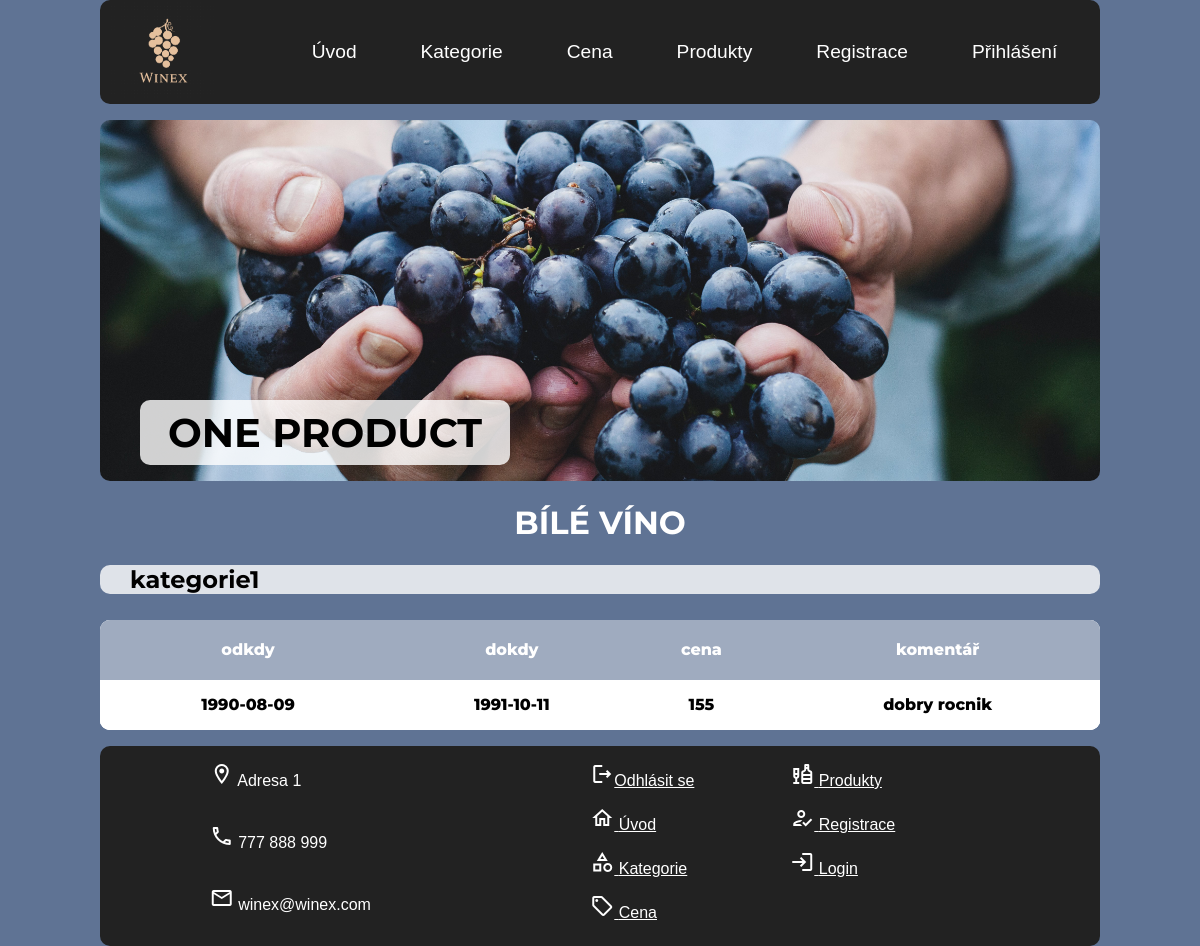
The app's page /product/one_product?id=1 with its own data.
### tables this page shows
CREATE TABLE produkt (
                         id_produktu INTEGER PRIMARY KEY AUTOINCREMENT,
                         název TEXT NOT NULL,
                         výrobce TEXT NOT NULL,
                         id_kategorie INTEGER,
                         FOREIGN KEY (id_kategorie) REFERENCES kategorie(id_kategorie)
);

CREATE TABLE kategorie (
                             id_kategorie INTEGER PRIMARY KEY AUTOINCREMENT,
                             název TEXT UNIQUE NOT NULL,
                             popis TEXT NOT NULL,
                             id_uživatele INTEGER,
                             FOREIGN KEY (id_uživatele) REFERENCES uživatel(id_uživatele)
);

CREATE TABLE historie_ceny (
                                 id_ceny INTEGER PRIMARY KEY AUTOINCREMENT,
                                 odkdy TEXT,
                                 dokdy TEXT,
                                 cena INTEGER ,
                                 komentář TEXT NOT NULL,
                                 id_produktu INTEGER,
                                 FOREIGN KEY (id_produktu) REFERENCES produkt(id_produktu)
);

### view/product.py (the view)
@bp.get('/one_product')
def one_product():
    number = int(request.args.get('id'))
    print(number)
    db = get_db()
    command = f'SELECT * from produkt LEFT JOIN historie_ceny hc on produkt.id_produktu = hc.id_produktu where produkt.id_produktu =?'
    table = db.execute(command, (number,))
    table = table.fetchall()
    command2 = "SELECT kategorie.název from kategorie,produkt where produkt.id_kategorie = kategorie.id_kategorie and produkt.id_produktu=?"
    kategorie = db.execute(command2, (number,))
    kategorie = kategorie.fetchall()[0][0]
    return render_template('product/one_product.html', data=table, kategorie=kategorie)

### app.py (called while the page is built)
@app.context_processor
def context_processor():
    if current_user.is_authenticated:
        if current_user.role == 1:
            return dict(key=current_user.username, showit=True)
        return dict(key=current_user.username, showit=False)
    else:
        return dict(key='anonymous')

### database/database.py (called while the page is built)
def get_db():
    if 'db' not in g:
        g.db = sqlite3.connect(
            current_app.config['DATABASE'],
            detect_types=sqlite3.PARSE_DECLTYPES
        )
        g.db.row_factory = sqlite3.Row
        g.db.set_trace_callback(print)
    return g.db

### templates/product/one_product.html (shortened to what this page needs)
{% extends "base.html" %}
{% block title %}
    <header>
        <h1>one product</h1>
    </header>
{% endblock %}
{% block content %}
    <h4 style="color: white">{{ data[0][1] }}</h4>
    <h2 style="color: black; margin-bottom: 16px">{{ kategorie }} </h2>
    <table>
        <thead>
            <tr>
                <th>odkdy</th>
                <th>dokdy</th>
                <th>cena</th>
                <th>komentář</th>
            </tr>
        </thead>
        <tbody>
            {% for cols in range(data | length ) %}
                <tr>
                    {% for rows in range(9) %}
                        {% if rows > 4 %}
                            {% if data[cols][rows] is none %}
                                <td>Nedoplněná hodnota</td>
                            {% else %}
                                <td>{{ data[cols][rows] }}</td>
                            {% endif %}
                        {% endif %}
                    {% endfor %}
                </tr>
            {% endfor %}
        </tbody>
    </table>
{% endblock %}

### static/styles.css (style rules this page uses)
* { margin: 0; font-family: 'arial', sans-serif; }
body { max-width: 1000px; margin: auto; background: #5f7394; }
header { background-image: url(images/wine1.jpg); background-size: cover; background-repeat: no-repeat; background-position: center; display: flex; align-items: end; justify-content: flex-start; align-items: flex-end; border-radius: 10px; margin-bottom: 16px; }
header h1 { border-radius: 10px; display: block; background: rgba(255, 255, 255, 0.8); text-align: right; font-size: 2.5em; text-transform: uppercase; padding: 0.2em 0.7em; align-self: flex-end; font-family: 'Montserrat', sans-serif; margin-top: 7em; margin-left: 1em; margin-bottom: 16px; }
h4 { border-radius: 10px; display: block; text-align: center; font-size: 2em; text-transform: uppercase; padding: 0.2em 0.7em; align-self: center; font-family: 'Montserrat', sans-serif; margin-bottom: 16px; }
h2 { background: rgba(255, 255, 255, 0.8); padding-left: 3%; font-family: 'Montserrat', sans-serif; border-radius: 10px; }
table { border-spacing: 1px; border-collapse: collapse; background: white; border-radius: 10px; overflow: hidden; width: 100%; margin: 0 auto; margin-top: 26px; margin-bottom: 1em; position: relative; }
table * { position: relative; background: white; }
table td, table th { padding-left: 8px; text-align: center; font-family: Montserrat, sans-serif; font-weight: 800; }
table thead tr { height: 60px; background: #5f7394; }
table tbody tr { height: 50px; }
table th { background: rgb(255, 255, 255, 0.4); color: WHITE; }

### records on screen
produkt: název "BÍLÉ VÍNO"
kategorie: název "kategorie1"
historie_ceny: odkdy "1990-08-09" "1991-10-11" "155" "dobry rocnik"
